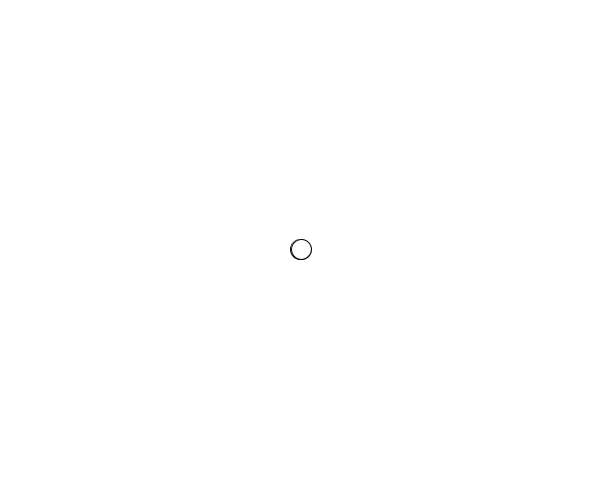
Frame 1 (no input)
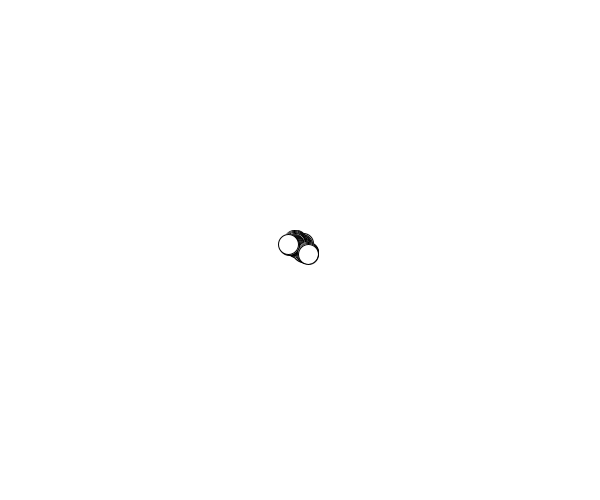
Frame 60 (the mouse pressed at the canvas centre just before this capture)
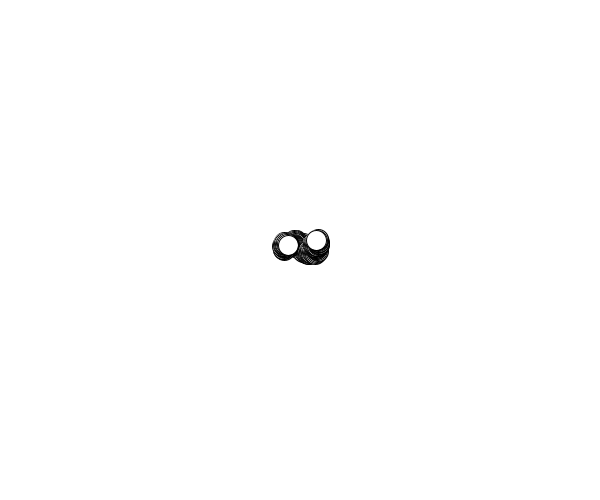
Frame 120 (the mouse held since frame 60 and released just before this capture)

The Processing sketch that drew these frames (run headless with seeded random() and noise(); from frame 60 on, the mouse is pressed at the canvas centre):

// Processing sketch: processing_126627
// ── processing_126627.pde


Walker w;
Walker d;

void setup(){
  size (600, 500);
  w = new Walker();// Walker Object
  d = new Walker();
  background(255);
}

void draw(){
  w.step();
  w.display();
  d.step();
  d.display();
}

// Class
class Walker{
  int x;
  int y;
  
  Walker(){ // Constructor
    x = width/2;
    y = height/2;
}

void display(){ // Method
    stroke(0);
    point(x,y);
    ellipse(x,y,20,20);
}

void step(){ // Method
    //int choice = int(random(4));
    int stepx = int(random(3))-1; // yeilds -1,0,1
    int stepy = int(random(3))-1;
    // Random walk
        x += stepx;
        y += stepy;
    }
    
}
